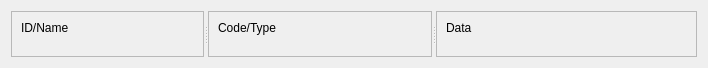
<?xml version="1.0" encoding="UTF-8"?>
<ui version="4.0">
 <class>MsgWidget</class>
 <widget class="QWidget" name="MsgWidget">
  <property name="geometry">
   <rect>
    <x>0</x>
    <y>0</y>
    <width>708</width>
    <height>68</height>
   </rect>
  </property>
  <property name="sizePolicy">
   <sizepolicy hsizetype="Expanding" vsizetype="Fixed">
    <horstretch>0</horstretch>
    <verstretch>0</verstretch>
   </sizepolicy>
  </property>
  <property name="windowTitle">
   <string>Form</string>
  </property>
  <layout class="QVBoxLayout" name="verticalLayout">
   <item>
    <widget class="QSplitter" name="splitter">
     <property name="orientation">
      <enum>Qt::Horizontal</enum>
     </property>
     <widget class="QFrame" name="frame">
      <property name="sizePolicy">
       <sizepolicy hsizetype="Expanding" vsizetype="Preferred">
        <horstretch>1</horstretch>
        <verstretch>0</verstretch>
       </sizepolicy>
      </property>
      <property name="frameShape">
       <enum>QFrame::StyledPanel</enum>
      </property>
      <property name="frameShadow">
       <enum>QFrame::Raised</enum>
      </property>
      <layout class="QVBoxLayout" name="verticalLayout_3" stretch="0,0">
       <item>
        <widget class="QLabel" name="label">
         <property name="text">
          <string>ID/Name</string>
         </property>
        </widget>
       </item>
       <item>
        <widget class="MsgIDLineEdit" name="msgIDWidget" native="true"/>
       </item>
      </layout>
     </widget>
     <widget class="QFrame" name="frame_2">
      <property name="sizePolicy">
       <sizepolicy hsizetype="Expanding" vsizetype="Preferred">
        <horstretch>1</horstretch>
        <verstretch>0</verstretch>
       </sizepolicy>
      </property>
      <property name="frameShape">
       <enum>QFrame::StyledPanel</enum>
      </property>
      <property name="frameShadow">
       <enum>QFrame::Raised</enum>
      </property>
      <layout class="QVBoxLayout" name="verticalLayout_5" stretch="0,0">
       <item>
        <widget class="QLabel" name="label_2">
         <property name="text">
          <string>Code/Type</string>
         </property>
        </widget>
       </item>
       <item>
        <widget class="MsgCodeLineEdit" name="msgCodeWidget" native="true">
         <property name="sizePolicy">
          <sizepolicy hsizetype="Preferred" vsizetype="Preferred">
           <horstretch>1</horstretch>
           <verstretch>0</verstretch>
          </sizepolicy>
         </property>
        </widget>
       </item>
      </layout>
     </widget>
     <widget class="QFrame" name="frame_3">
      <property name="sizePolicy">
       <sizepolicy hsizetype="Expanding" vsizetype="Preferred">
        <horstretch>2</horstretch>
        <verstretch>0</verstretch>
       </sizepolicy>
      </property>
      <property name="frameShape">
       <enum>QFrame::StyledPanel</enum>
      </property>
      <property name="frameShadow">
       <enum>QFrame::Raised</enum>
      </property>
      <layout class="QVBoxLayout" name="verticalLayout_4" stretch="0,0">
       <item>
        <widget class="QLabel" name="label_3">
         <property name="text">
          <string>Data</string>
         </property>
        </widget>
       </item>
       <item>
        <widget class="MsgDataLineEdit" name="msgDataWidget" native="true">
         <property name="sizePolicy">
          <sizepolicy hsizetype="Preferred" vsizetype="MinimumExpanding">
           <horstretch>0</horstretch>
           <verstretch>0</verstretch>
          </sizepolicy>
         </property>
        </widget>
       </item>
      </layout>
     </widget>
    </widget>
   </item>
  </layout>
 </widget>
 <customwidgets>
  <customwidget>
   <class>MsgCodeLineEdit</class>
   <extends>QWidget</extends>
   <header location="global">MsgCodeLineEdit.h</header>
   <container>1</container>
  </customwidget>
  <customwidget>
   <class>MsgIDLineEdit</class>
   <extends>QWidget</extends>
   <header location="global">MsgIDLineEdit.h</header>
   <container>1</container>
  </customwidget>
  <customwidget>
   <class>MsgDataLineEdit</class>
   <extends>QWidget</extends>
   <header location="global">MsgDataLineEdit.h</header>
   <container>1</container>
  </customwidget>
 </customwidgets>
 <resources/>
 <connections/>
</ui>
